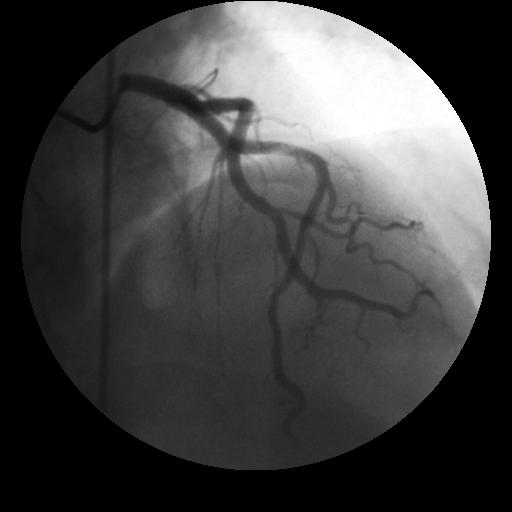
%> input picture Thuat toan chi Tran/Nen Huynh/test3.jpg, 512 x 512 px
$ octave --eval "result = interiorBW(imread('../../Nen Huynh/test3.jpg'));"   (GNU Octave 9; MATLAB toolbox functions it lacks are replaced by stand-ins)
%> lines starting %> are read from the running program, lines starting %| are printed output that depends on the picture; in (x1, y1, x2, y2) boxes, pixels count from 0 and x2, y2 are one past the last pixel; in counts of white or black regions, pixels touching at a corner belong together; the program's own positions count from 1
function [interior] = interiorBW(I)
% Input: grayscale image
% Output: a binary marking the location of the interior to dissipate from

% I = imread('test3.jpg');

R = bwmorph(I,'remove');
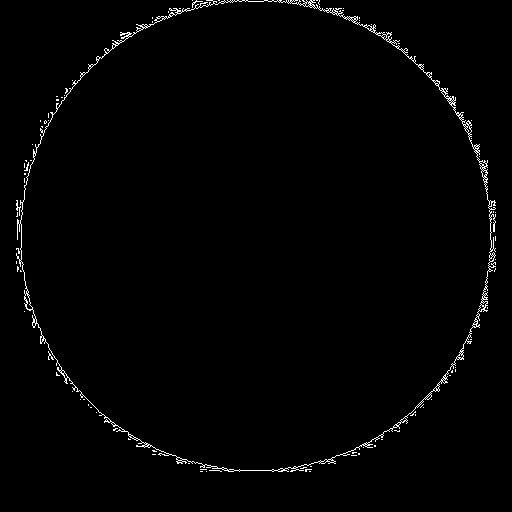
%> R: size 512x512 logical; 1.3% white in thin lines or dots, all inside (x1, y1, x2, y2) = (16, 0, 496, 472)
%figure, imshow(R)

S = bwmorph(R,'close');
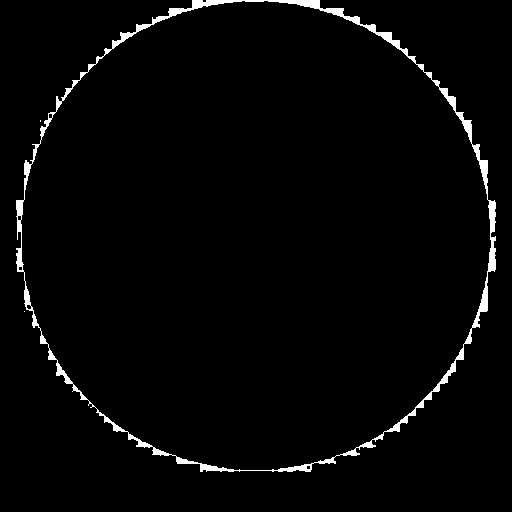
%> S: size 512x512 logical; 2.3% white; 3 white regions (2 under 20 px), largest, box (x1, y1, x2, y2) and area: (16, 0, 496, 472) 5987
%figure, imshow(S)

T = S;
T(1,:)=1;
T(size(I,2),:)=1;
T(:,1)=1;
T(:,size(I,2))=1;
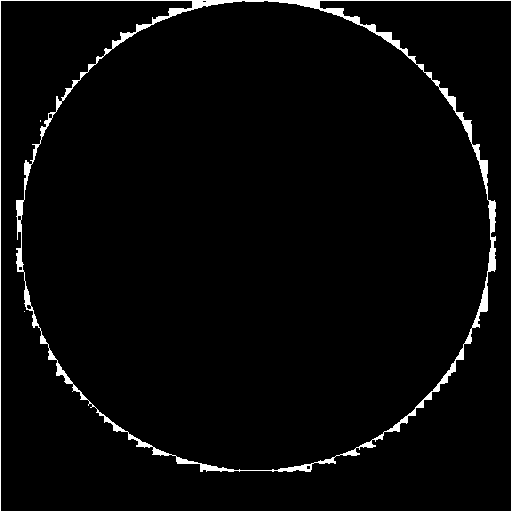
%> T: size 512x512 logical; 3% white; 3 white regions (2 under 20 px), largest, box (x1, y1, x2, y2) and area: (0, 0, 512, 512) 7906

T(1,size(I,2)/2)=0;
%> T: size 512x512 logical; 3% white; 3 white regions (2 under 20 px), largest, box (x1, y1, x2, y2) and area: (0, 0, 512, 512) 7905

W = imfill(T,'holes');
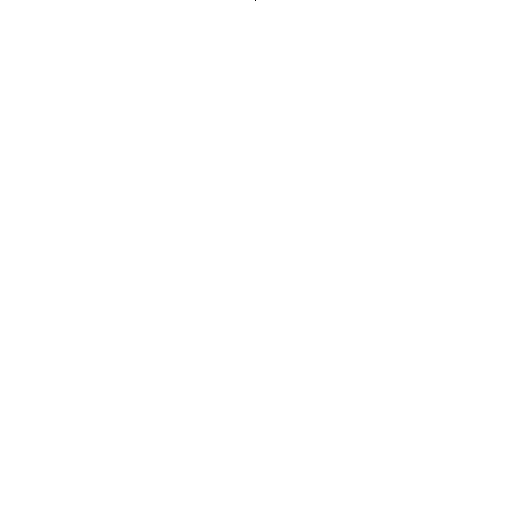
%> W: size 512x512 logical; 100% white; black in thin lines or dots, all inside (x1, y1, x2, y2) = (255, 0, 256, 1)

W(1,size(I,2)/2)=1;
%> W: size 512x512 logical; under 0.01% of pixels changed, all inside (x1, y1, x2, y2) = (255, 0, 256, 1)

interior = logical(1-W);
%> interior: size 512x512 logical; every value is 0
% [7 lines of commented-out code are left out]
end

$ run again, on Thuat toan chi Tran/Nen Huynh/test2.jpg
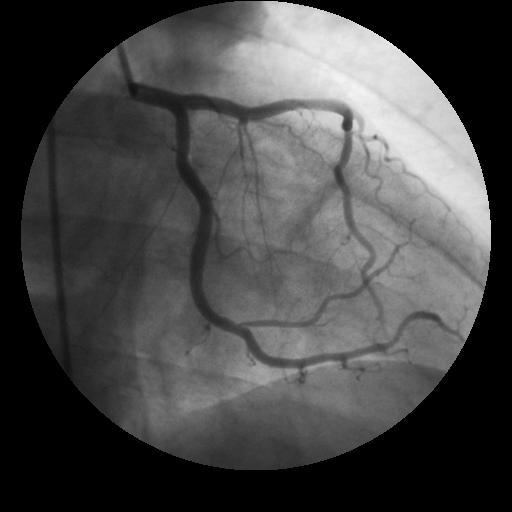
%> input picture Thuat toan chi Tran/Nen Huynh/test2.jpg, 512 x 512 px
%> in interiorBW, `R = bwmorph(I,'remove');`:
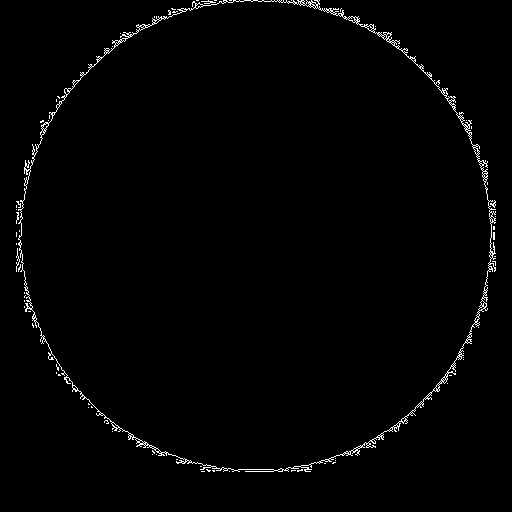
%> R: size 512x512 logical; 1.4% white in thin lines or dots, all inside (x1, y1, x2, y2) = (16, 0, 496, 472)
%> S: size 512x512 logical; 2.4% white; 2 white regions (1 under 20 px), largest, box (x1, y1, x2, y2) and area: (16, 0, 496, 472) 6387
%> in interiorBW, `W = imfill(T,'holes');`:
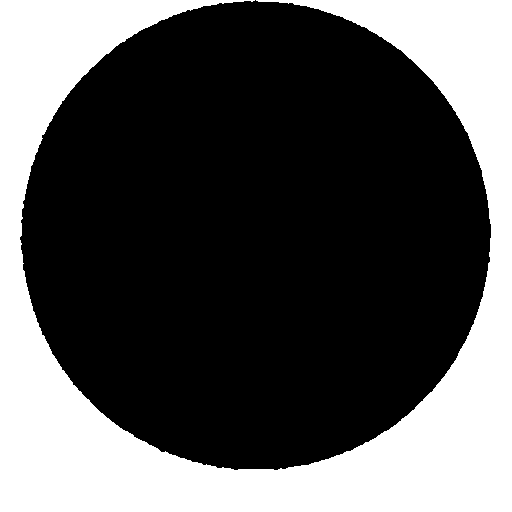
%> W: size 512x512 logical; 34.1% white; 1 white region, box (x1, y1, x2, y2) and area: (0, 0, 512, 512) 89411
%> interior: size 512x512 logical; 65.9% white; 1 black region, box (x1, y1, x2, y2) and area: (0, 0, 512, 512) 89412
